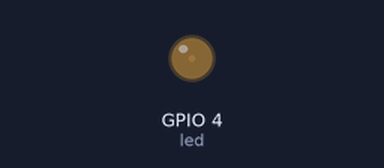
This program was run on a simulated Raspberry Pi (BCM pin numbers). Shown: output pins drawn as LEDs (lit = HIGH).

Above: at 0.05 s.
At 0.5 s:
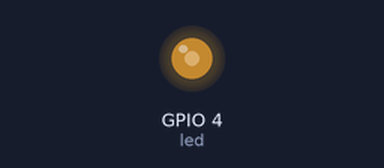
At 0.95 s:
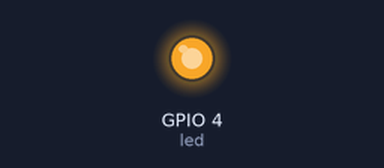
At 1.75 s:
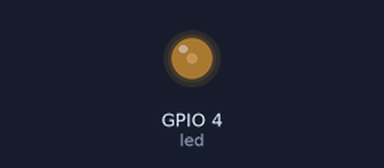
Timing chart, 0 to 4.7 s (numbered marks = the images above):
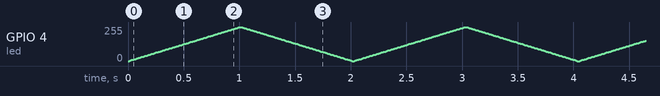

The program:

pwm_test.py
```python
from gpiozero import PWMLED
from signal import pause
import time

# Create a PWM LED on GPIO pin 4
led = PWMLED(4)

# Test: gradually increase and decrease brightness
try:
    while True:
        # Fade in
        for brightness in range(0, 101):
            led.value = brightness / 100
            time.sleep(0.01)

        # Fade out
        for brightness in range(100, -1, -1):
            led.value = brightness / 100
            time.sleep(0.01)
except KeyboardInterrupt:
    led.off()
    print("LED test stopped")
```
